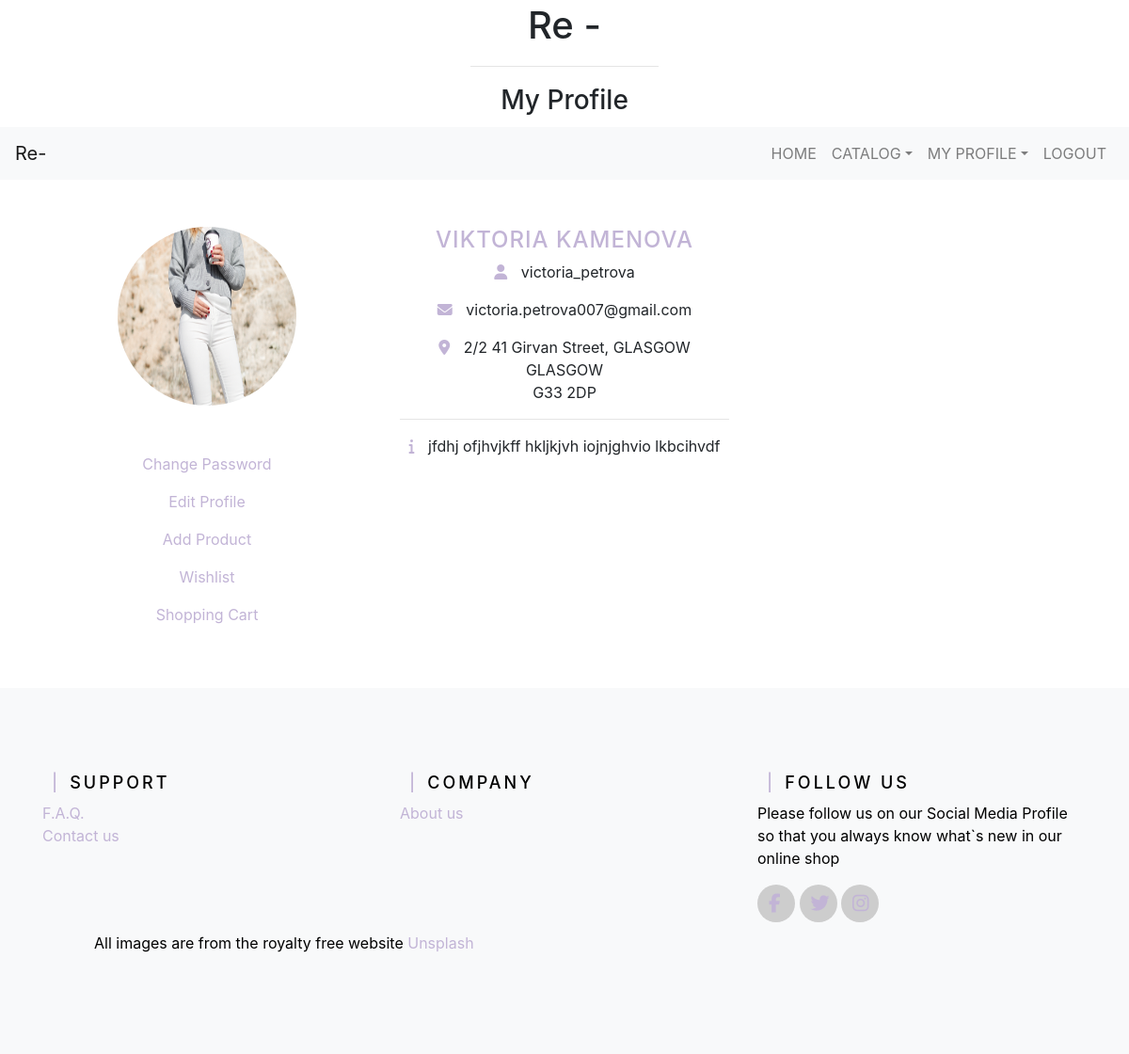
Screenshot of /reuse/profile/ (signed in) with the database file from the repository.
### reuse/models.py (models this page shows, shortened)
class UserProfile(models.Model):
    user = models.OneToOneField(User, on_delete=models.CASCADE)
    address = models.CharField(max_length = 128)
    city = models.CharField(max_length = 20)
    postcode = models.CharField(max_length = 10)
    description = models.TextField(help_text = "Tell us something about you")
    picture = models.ImageField(upload_to='profile_images', default='profile_images/default-user.png')
    dob = models.DateField(null=True)
    isSeller = models.BooleanField(default = False)
    ratings = models.FloatField(null = True)
    slug = models.SlugField(unique = True)

### reuse/views.py (the view)
# urls.py: path('profile/', views.view_profile, name='profile'),
@login_required
def view_profile(request):
    category_list = Category.objects.order_by('name')
    context_dict = {}
    context_dict['title'] = 'Welcome'
    context_dict['categories'] = {}
    for cat in category_list:
        context_dict['categories'][cat] = Subcategory.objects.filter(category=cat).order_by('name')
    profile=request.user.userprofile
    context_dict['address'] = profile.address
    context_dict['city'] = profile.city
    context_dict['postcode'] = profile.postcode
    context_dict['description'] = profile.description
    context_dict['picture'] = profile.picture
    return render(request, 'reuse/profile.html', context_dict)

### templates/reuse/profile.html (shortened to what this page needs)
{% extends 'reuse/base.html' %}
{% load staticfiles %}
{% block titlebar_block %}
    My Profile
{% endblock %}
{% block body_block %}
<div class="container">
<div class="row profile-data">
        <div class="col-lg-4 col-md-6 col-sm-6 col-xs-12 ">
            <img src="{{ MEDIA_URL }}{{ picture }}" width="300" height="300" alt="{{ user.username }}'s profile image" />
                <p ><a href="{% url 'reuse:change_password' %}"> Change Password </a></p>
                <p> <a  href="{% url 'reuse:edit_profile' %}"> Edit Profile </a></p>
                <p><a  href="/reuse/profile/add_a_product">Add Product</a></p>
                <p><a href="/reuse/profile/wishlist">Wishlist</a></p>
                <p ><a  href="/reuse/profile/shoppingcart">Shopping Cart</a></p>
        </div>
        <div class="col-lg-4 col-md-6 col-sm-6 col-xs-12">
           <h4> {{ user.first_name }} {{ user.last_name }}</h4>
            <p ><i class="fa fa-user"></i>    {{ user.username }}</p>
            <p ><i class="fa fa-envelope"></i> {{ user.email }}</p>
            <p > <i class="fa fa-map-marker"></i> {{ address }} <br />
                {{ city }} <br /> {{ postcode }} </p>
                <hr />
            <p > <i class="fa fa-info"></i> {{ description }} </p>
        </div>
        <div class="col-lg-3 col-md-6 d-none d-lg-block">
</div>
</div>
{% endblock %}

### static/css/main.css (style rules this page uses)
.profile-data { margin-top: 50px; text-align:center; margin-bottom: 50px; }
.profile-data a { color:#C2B4D6; font-size: 16px; }
.profile-data h4 { color:#C2B4D6; letter-spacing: 1px; }
.profile-data img { border-radius: 50%; max-width: 190px; max-height:190px; margin: auto; display: block; margin-bottom:50px; }
.profile-data i { margin-right: 10px; color:#C2B4D6; }

### rows the page displays
UserProfile: picture (picture), address "2/2 41 Girvan Street, GLASGOW", city "GLASGOW", postcode "G33 2DP", description "jfdhj ofjhvjkff hkljkjvh iojnjghvio lkbcihvdf"

### other values shown
{{ user.first_name }} "VIKTORIA"
{{ user.last_name }} "KAMENOVA"
{{ user.username }} "victoria_petrova"
{{ user.email }} "victoria.petrova007@gmail.com"
